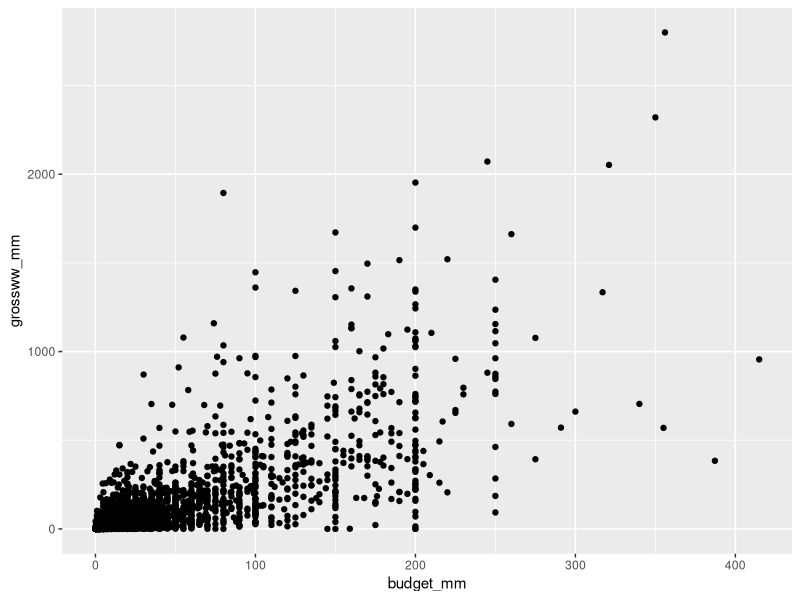
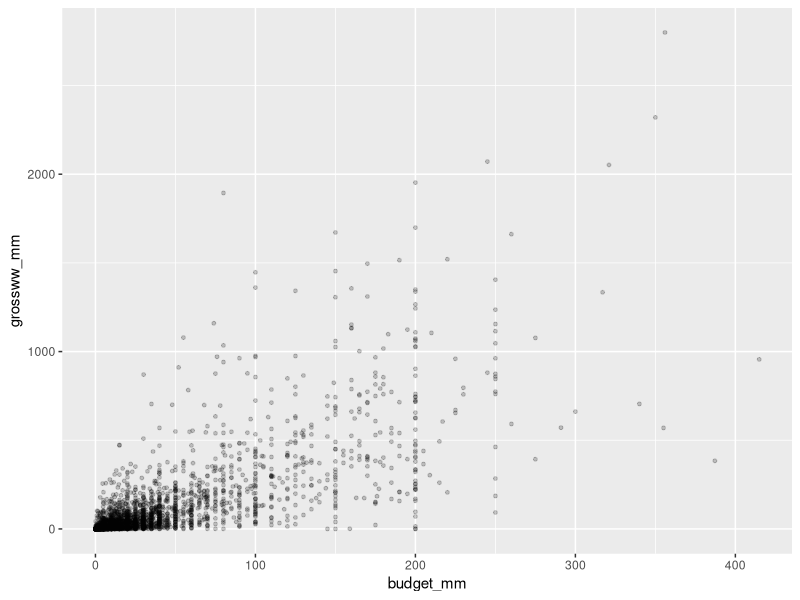
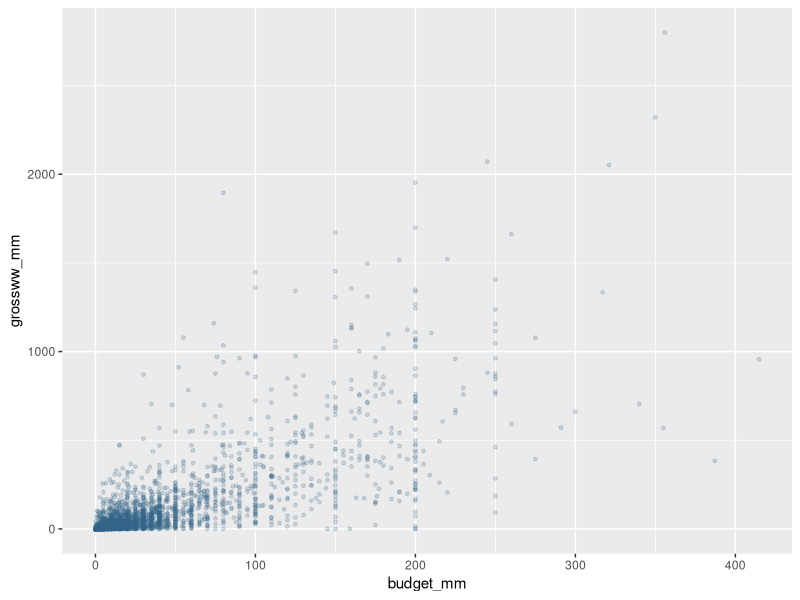

Generate these figures, in order, with R:
## ---- chunk 1
library(tidyverse)
library(here)
## ---- chunk 2
movies <- read_csv(here("data/movie_data_financial.csv"))
## ---- chunk 3
colnames(movies)

## ---- chunk 4
ggplot(movies, aes(x=budget_mm, y=grossww_mm)) +
  geom_point()
## ---- chunk 5
ggplot(movies, aes(x=budget_mm, y=grossww_mm)) +
  geom_point(size=1, alpha=0.2)
## ---- chunk 6
ggplot(movies, aes(x=budget_mm, y=grossww_mm)) +
  geom_point(size=1, alpha=0.2, color="steelblue4")
